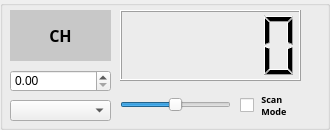
<?xml version="1.0" encoding="UTF-8"?>
<ui version="4.0">
 <class>Form</class>
 <widget class="QWidget" name="Form">
  <property name="geometry">
   <rect>
    <x>0</x>
    <y>0</y>
    <width>330</width>
    <height>130</height>
   </rect>
  </property>
  <property name="minimumSize">
   <size>
    <width>330</width>
    <height>100</height>
   </size>
  </property>
  <property name="maximumSize">
   <size>
    <width>330</width>
    <height>150</height>
   </size>
  </property>
  <property name="windowTitle">
   <string>Form</string>
  </property>
  <widget class="QGroupBox" name="CTL_WIDGET">
   <property name="geometry">
    <rect>
     <x>0</x>
     <y>0</y>
     <width>330</width>
     <height>130</height>
    </rect>
   </property>
   <property name="minimumSize">
    <size>
     <width>330</width>
     <height>100</height>
    </size>
   </property>
   <property name="maximumSize">
    <size>
     <width>330</width>
     <height>130</height>
    </size>
   </property>
   <property name="title">
    <string/>
   </property>
   <widget class="QSlider" name="SLD">
    <property name="geometry">
     <rect>
      <x>120</x>
      <y>89</y>
      <width>111</width>
      <height>31</height>
     </rect>
    </property>
    <property name="value">
     <number>49</number>
    </property>
    <property name="orientation">
     <enum>Qt::Horizontal</enum>
    </property>
   </widget>
   <widget class="QLCDNumber" name="VAL">
    <property name="geometry">
     <rect>
      <x>120</x>
      <y>10</y>
      <width>181</width>
      <height>71</height>
     </rect>
    </property>
   </widget>
   <widget class="QLabel" name="CH">
    <property name="geometry">
     <rect>
      <x>10</x>
      <y>10</y>
      <width>101</width>
      <height>51</height>
     </rect>
    </property>
    <property name="font">
     <font>
      <family>Arial Black</family>
      <pointsize>12</pointsize>
      <weight>75</weight>
      <bold>true</bold>
     </font>
    </property>
    <property name="styleSheet">
     <string notr="true">background-color:rgb(200, 200, 200)</string>
    </property>
    <property name="text">
     <string>CH</string>
    </property>
    <property name="alignment">
     <set>Qt::AlignCenter</set>
    </property>
   </widget>
   <widget class="QComboBox" name="STEP">
    <property name="geometry">
     <rect>
      <x>10</x>
      <y>100</y>
      <width>101</width>
      <height>21</height>
     </rect>
    </property>
   </widget>
   <widget class="QDoubleSpinBox" name="SET_VAL">
    <property name="geometry">
     <rect>
      <x>10</x>
      <y>70</y>
      <width>101</width>
      <height>22</height>
     </rect>
    </property>
   </widget>
   <widget class="QCheckBox" name="SCAN_MODE">
    <property name="geometry">
     <rect>
      <x>240</x>
      <y>90</y>
      <width>61</width>
      <height>31</height>
     </rect>
    </property>
    <property name="font">
     <font>
      <family>Arial Black</family>
      <pointsize>7</pointsize>
      <weight>75</weight>
      <bold>true</bold>
     </font>
    </property>
    <property name="layoutDirection">
     <enum>Qt::LeftToRight</enum>
    </property>
    <property name="styleSheet">
     <string notr="true"/>
    </property>
    <property name="text">
     <string> Scan
 Mode</string>
    </property>
   </widget>
  </widget>
 </widget>
 <resources/>
 <connections/>
</ui>
